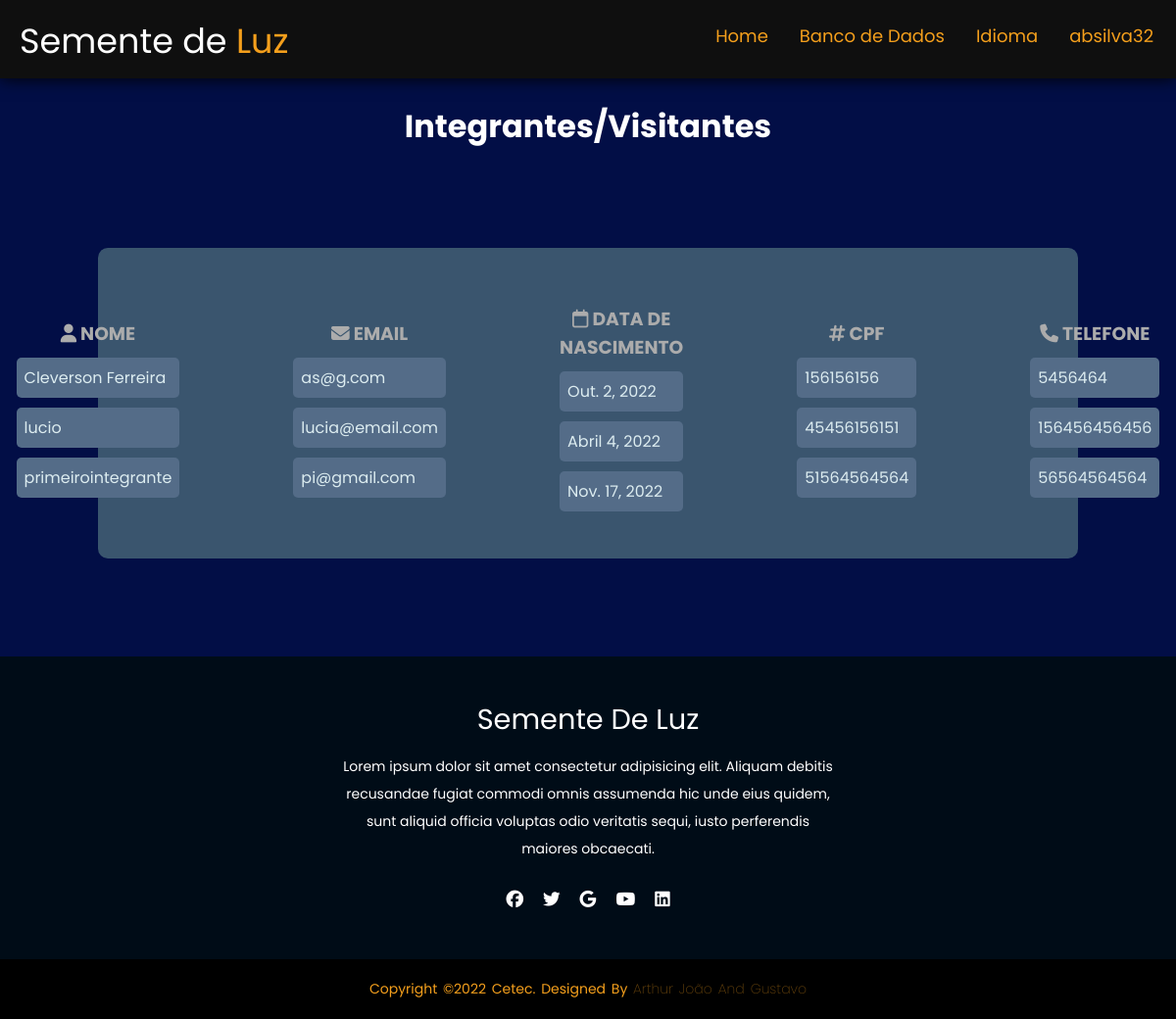
Before: /estoque/verintegrante/ (signed in) with the older database file.
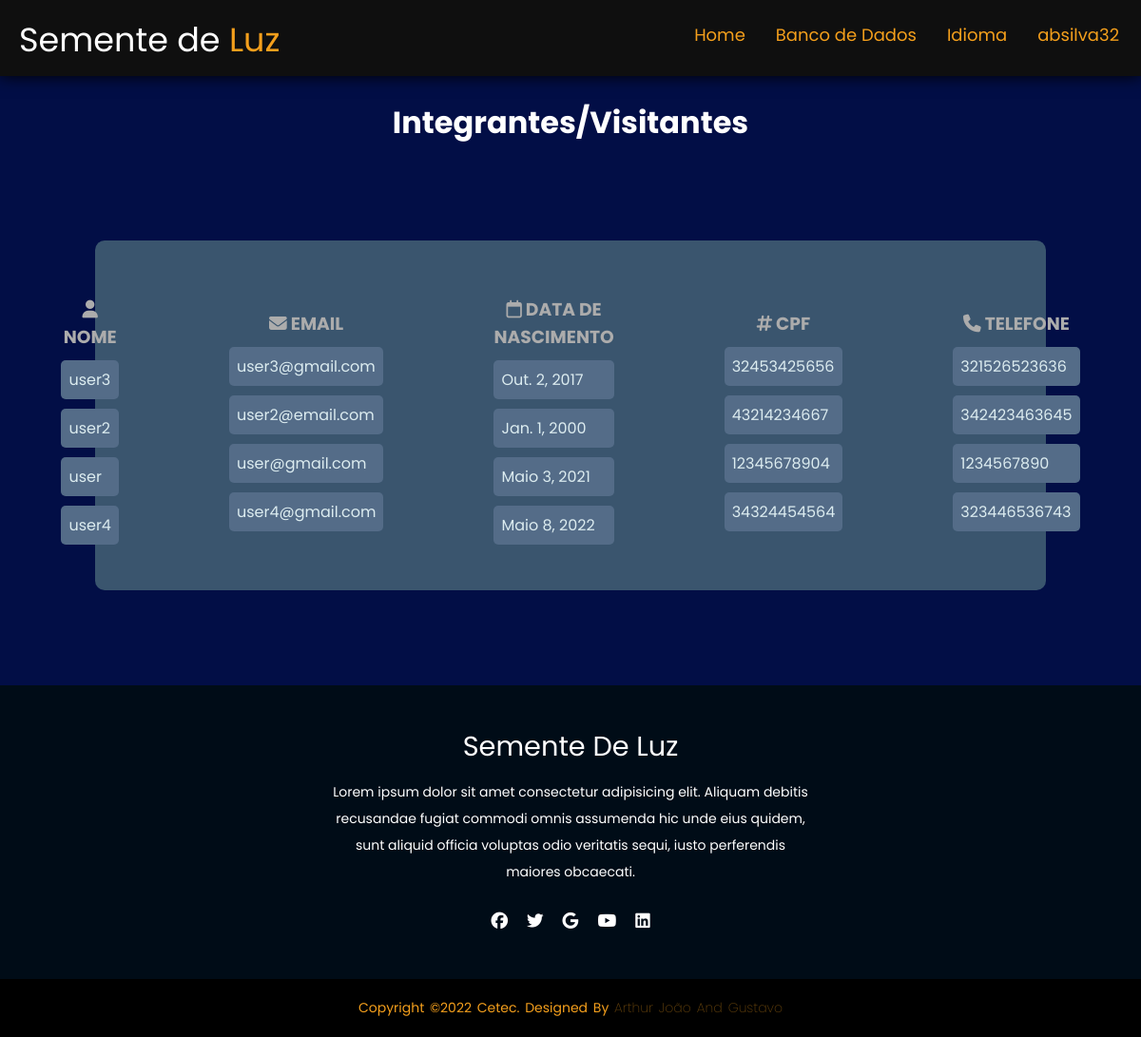
After: the same page with the newer database file.
### estoque/models.py (models this page shows, shortened)
class Integrante(models.Model):
    nome=models.CharField(max_length = 100, null=True)
    email=models.EmailField(null=True)
    telefone = models.CharField(max_length = 12, null=True)
    dt_ingresso=models.DateField(null=True)
    dt_nasct=models.DateField(null=True)
    cpf = models.CharField(max_length = 11, null=True)

### estoque/views.py (the view)
class VerIntegranteView(ListView):
    model= Integrante
    template_name = 'ver_visitantes.html'

### estoque/templates/ver_visitantes.html (shortened to what this page needs)
{% load static %}
<!DOCTYPE html>
<html lang="en">
<head>
    <link rel="stylesheet" type="text/css" href='{% static "/css/ver.css" %}'>
</head>
<body>
    <header>
        <div class="logo">
            Semente de <span>Luz</span></div>
            <ul>
                <li><a href="{%url 'home' %}">Home</li></a>
                <li><a href="/estoque/escolha">Banco de Dados</li></a>
                <li><a href="/estoque/language/"> Idioma</li></a>
                <li>
                    <a href="/estoque/perfil">{{request.user}}</a>
                </li>
            </ul>
    </header>
    <br>
    <h1>Integrantes/Visitantes</h1>
    <div class="card">
        <div class="card2">
            <div class="textfield">
                <h3><i class="fa-solid fa-user"></i> Nome </h3>
                    {% for Integrante in object_list %}
                        <p class="text">{{Integrante.nome}}</p>
                    {% endfor %}
            </div>
        </div>
        <div class="card2">
            <div class="textfield">
                <h3><i class="fa-solid fa-envelope"></i> Email </h3>
                {% for Integrante in object_list %}
                <p class="text">{{Integrante.email}}</p>
            {% endfor %}
            </div>
        </div>
        <div class="card2">
            <div class="textfield">
                    <h3><i class="fa-regular fa-calendar"></i> Data de Nascimento </h3>
                    {% for Integrante in object_list %}
                    <p class="text">{{Integrante.dt_nasct}}</p>
                {% endfor %}
            </div>
        </div>
        <div class="card2">
            <div class="textfield">
                    <h3><i class="fa-solid fa-hashtag"></i> CPF </h3>
                    {% for Integrante in object_list %}
                    <p class="text">{{Integrante.cpf}}</p>
                {% endfor %}
            </div>
        </div>
        <div class="card2">
            <div class="textfield">
                <h3><i class="fa-solid fa-phone"></i> Telefone </h3>
                    {% for Funcionario in object_list %}
                        <p class="text">{{Funcionario.telefone}}</p>
                    {% endfor %}
            </div>
        </div>
    </div>
    <footer>
        <div class="footer-content">
            <h3>Semente de Luz</h3>
            <p>Lorem ipsum dolor sit amet consectetur adipisicing elit. Aliquam debitis recusandae fugiat commodi omnis assumenda hic unde eius quidem, sunt aliquid officia voluptas odio veritatis sequi, iusto perferendis maiores obcaecati.</p>
            <ul class="socials">
                <li><a href="#"><i class="fa-brands fa-facebook"></i></a></li>
                <li><a href="#"><i class="fa-brands fa-twitter"></i></a></li>
                <li><a href="#"><i class="fa-brands fa-google"></i></a></li>
                <li><a href="#"><i class="fa-brands fa-youtube"></i></a></li>
                <li><a href="#"><i class="fa-brands fa-linkedin"></i></a></li>
            </ul>
        </div>
        <div class="footer-bottom">
            <p>copyright &copy;2022 Cetec. designed by <span>Arthur João and Gustavo</span></p>
        </div>
    </footer>
</body>
</html>

Changed rows visible on the page:
changed Integrante: nome "Cleverson Ferreira" → "user3"; email "as@g.com" → "user3@gmail.com"; dt_nasct "Out. 2, 2022" → "Out. 2, 2017"; cpf "156156156" → "32453425656"; telefone "5456464" → "321526523636"
changed Integrante: nome "lucio" → "user2"; email "lucia@email.com" → "user2@email.com"; dt_nasct "Abril 4, 2022" → "Jan. 1, 2000"; cpf "45456156151" → "43214234667"; telefone "156456456456" → "342423463645"
changed Integrante: nome "primeirointegrante" → "user"; email "pi@gmail.com" → "user@gmail.com"; dt_nasct "Nov. 17, 2022" → "Maio 3, 2021"; cpf "51564564564" → "12345678904"; telefone "56564564564" → "1234567890"
added Integrante: nome "user4", email "user4@gmail.com", dt_nasct "Maio 8, 2022", cpf "34324454564", telefone "323446536743"
